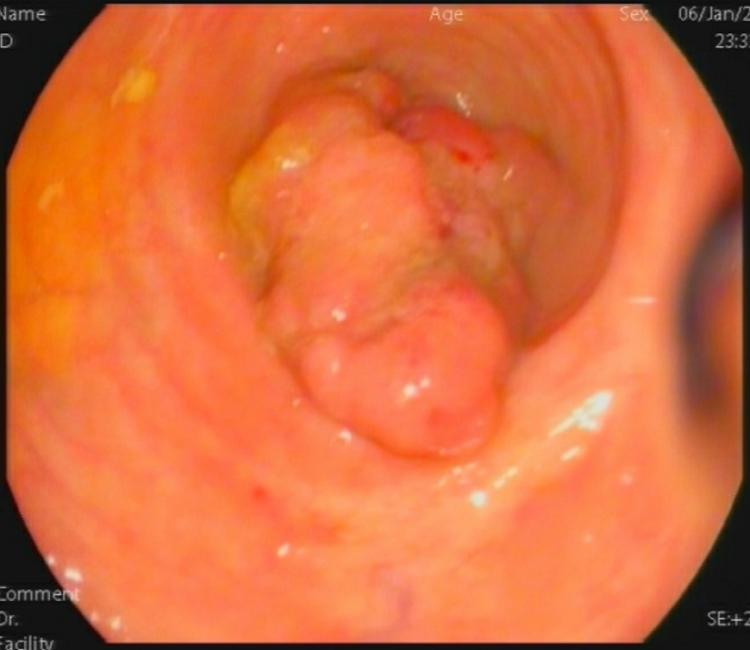
#> input picture images/cancer_001.jpg, 750 x 650 px; its folder holds only this picture in this run
$ python -i main.py   (imports and definitions only)
#> lines starting #> are read from the running program, lines starting #| are printed output that depends on the picture
from PIL import Image
import os
import numpy as np
from functools import partial
import multiprocessing
import pandas as pd
from sklearn.preprocessing import MinMaxScaler

from sub_modules import my_hog
from sub_modules import my_lbp
from sub_modules import my_glcm
from sub_modules import my_hessian
from sub_modules import my_pca
from sub_modules import my_canny
from sub_modules import my_daisy
from sub_modules import my_structure
from sub_modules import my_eigval
from sub_modules import my_corner
from sub_modules import my_kitchen
from sub_modules import my_triz

from matplotlib import pyplot as plt
from io import BytesIO

import warnings
# [1 line not run here, left out]


try:
    import ConfigParser
except ImportError:
    import configparser as ConfigParser

try:
    import cPickle as pickle
except ImportError:
    import pickle


# [16 lines left out: functions proxy, create_visualization_dir, not called in this run]


class ImageProcess(object):
    """
    the main class of pyHIVES
    """

    def __init__(self):
        self.option_dict = self.get_options()
        # print(self.option_dict)

    def get_options(self):
        """read the configure file
           this function generate a dict，all the parameters are the items of dict
        """
        cf = ConfigParser.ConfigParser()

        if os.path.exists("config.cof"):
            cf.read('config.cof')
        else:
            print("there is no config.cof!")
            exit()

        option_dict = dict()
        for key, value in cf.items("MAIN"):
            option_dict[key] = eval(value)

        return option_dict

    # [274 lines left out: functions get_algorithm, visualization, image_read, work, multiprocessing_read, normalize and 3 more, not called in this run]


# [3 lines not run here, left out]

>>> import cv2
>>> picture = cv2.imread('images/cancer_001.jpg', cv2.IMREAD_GRAYSCALE)
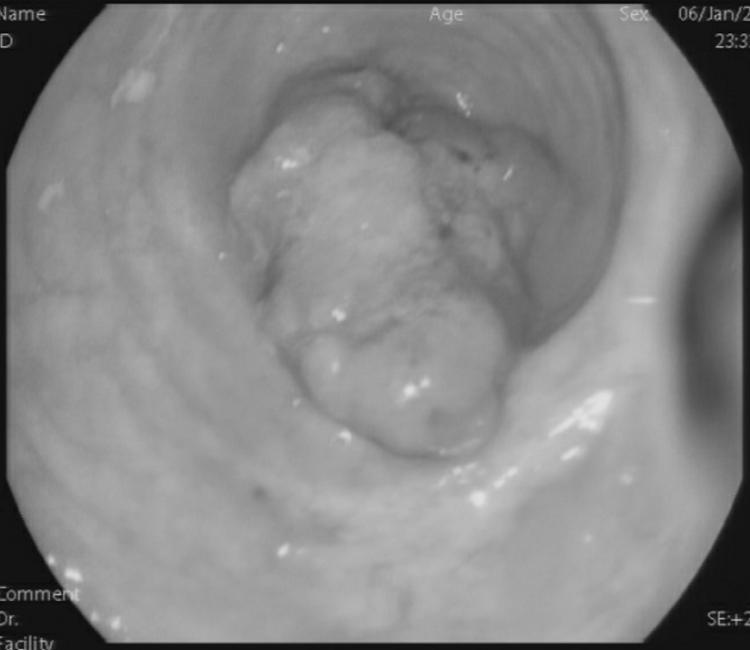
#> picture: shape (650, 750); min 0, max 227, mean 134.5
>>> result = ImageProcess().merge_dataset(picture)
#> (the program exits here)

$ run again, on images/cancer_002.jpg
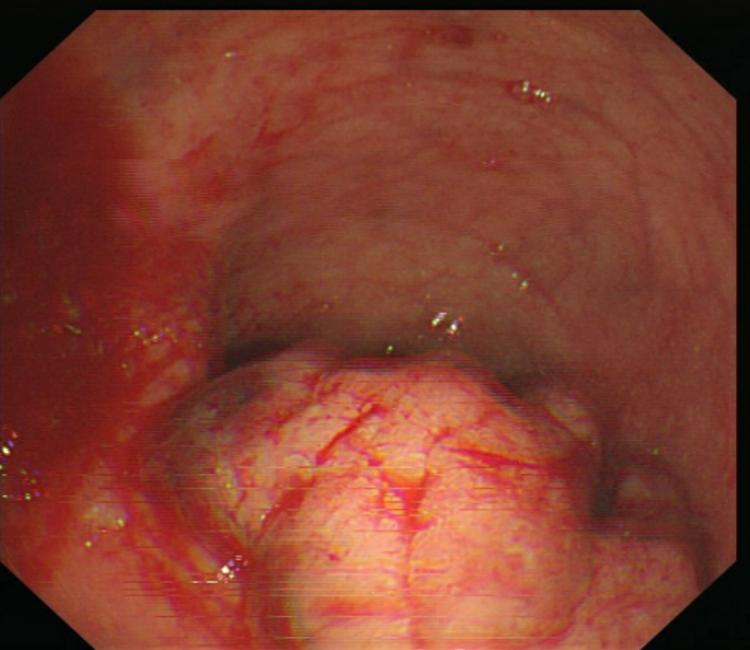
#> input picture images/cancer_002.jpg, 750 x 650 px
#> `picture = cv2.imread('images/cancer_001.jpg', cv2.IMREAD_GRAYSCALE)`:
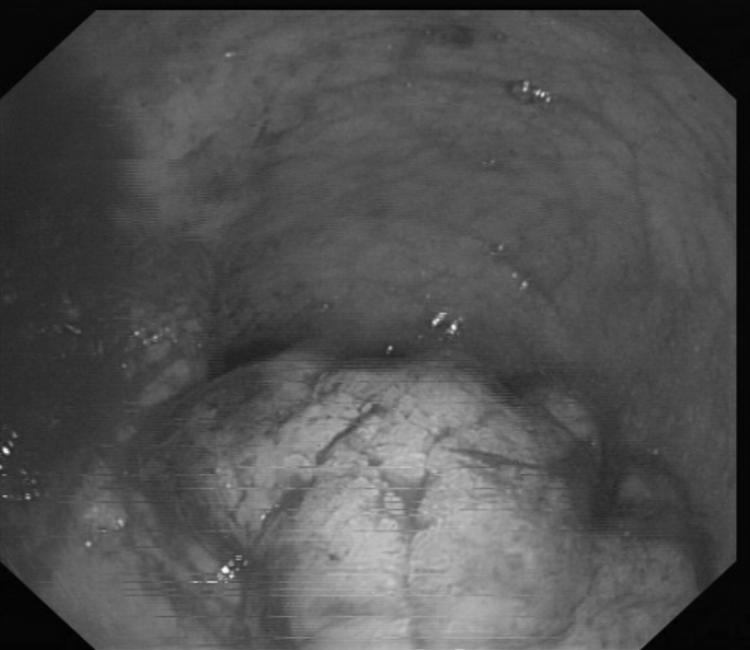
#> picture: shape (650, 750); min 0, max 249, mean 80.7

$ run again, on images/cancer_003.jpg
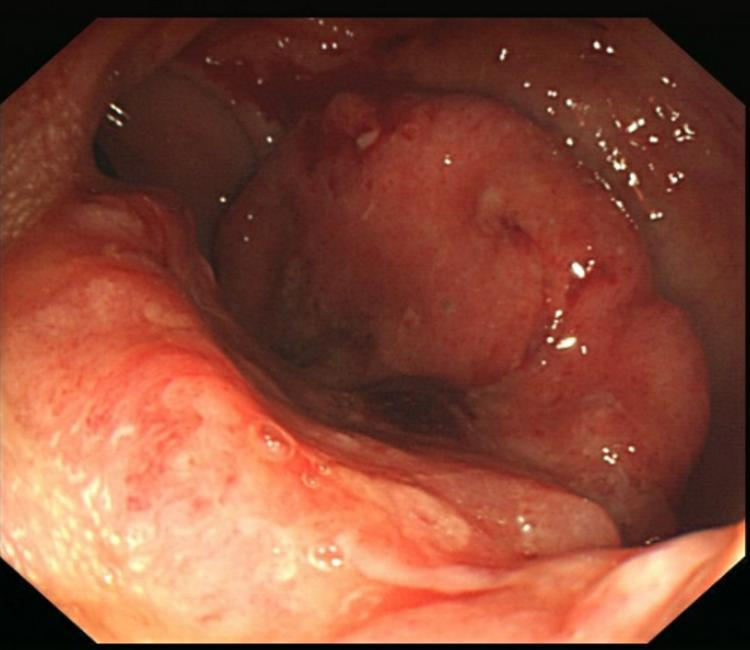
#> input picture images/cancer_003.jpg, 750 x 650 px
#> `picture = cv2.imread('images/cancer_001.jpg', cv2.IMREAD_GRAYSCALE)`:
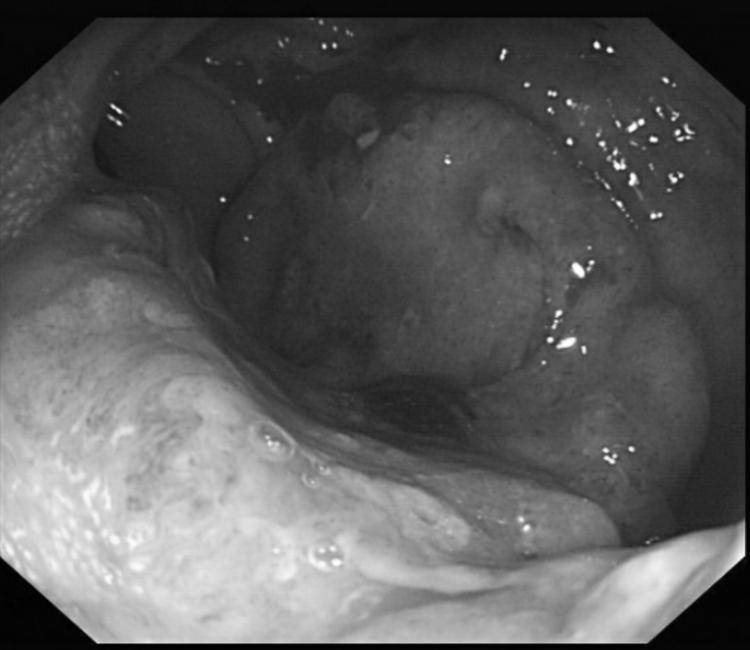
#> picture: shape (650, 750); min 0, max 255, mean 92

$ run again, on images/cancer_004.jpg
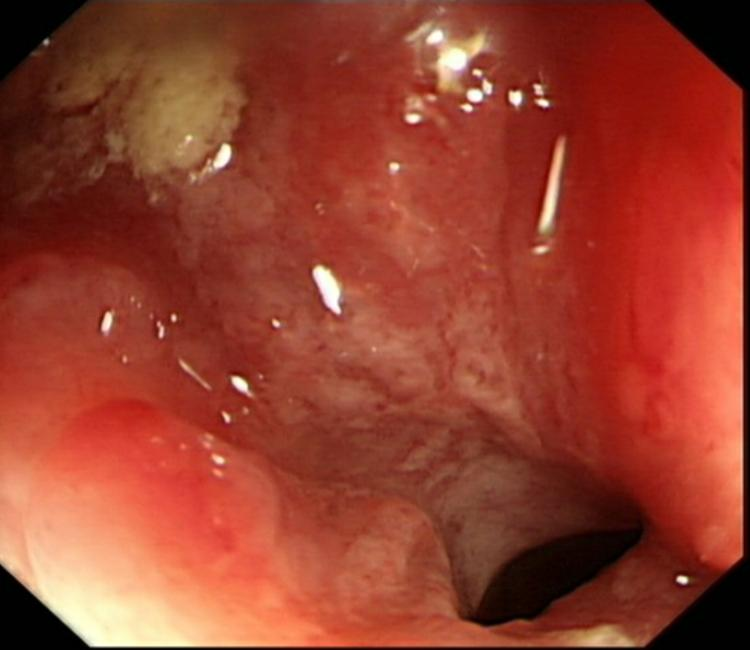
#> input picture images/cancer_004.jpg, 750 x 650 px
#> `picture = cv2.imread('images/cancer_001.jpg', cv2.IMREAD_GRAYSCALE)`:
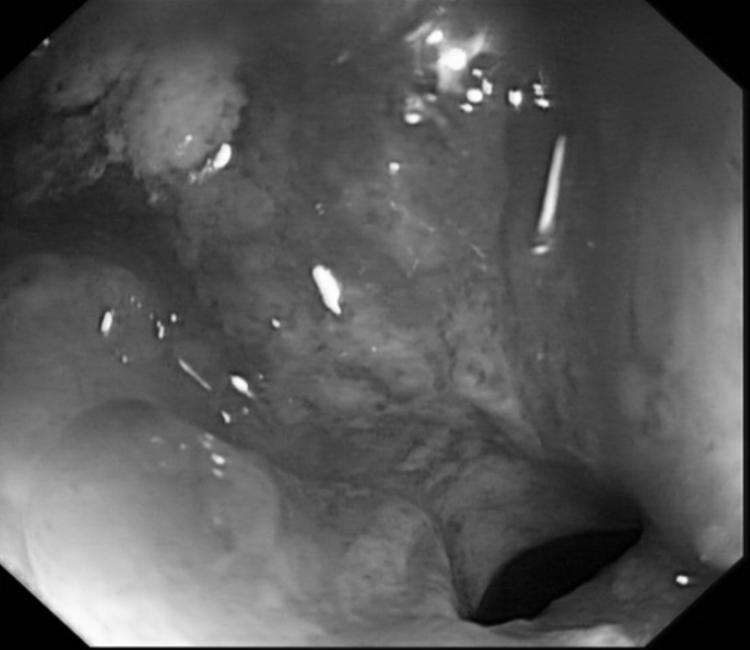
#> picture: shape (650, 750); min 0, max 255, mean 87.7
